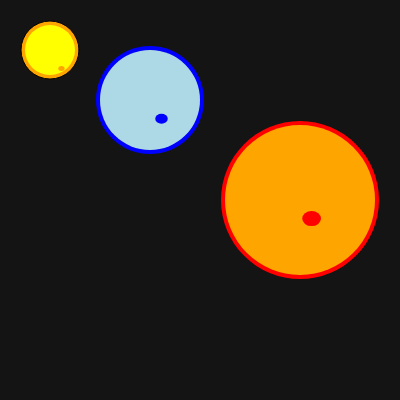
Frame 1 (no input)
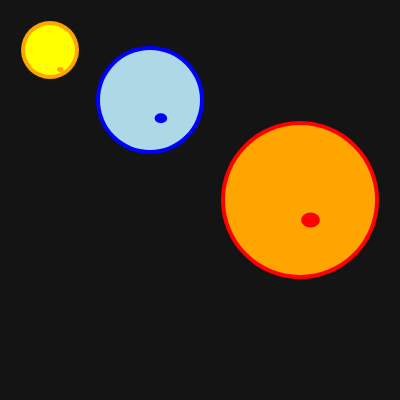
Frame 60 (no input)
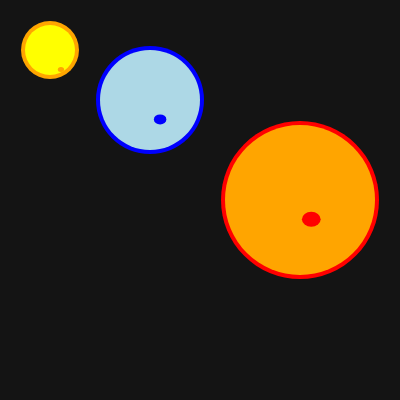
Frame 120 (the mouse pressed at the canvas centre since frame 60)

The p5.js sketch that drew these frames (run headless with seeded random() and noise() and a simulated clock; from frame 60 on, the mouse is pressed at the canvas centre):

// p5.js sketch
// ── sketch.js
const sun={x:50, y:50, d:50,paint1:"orange",paint2:"yellow"}
const blueStar={x:150,y:100,d:100,paint1:"blue",paint2:"lightblue"}
const redGiant={x:300,y:200,d:150,paint1:"red",paint2:"orange"}
/*const blueSpot={x:170,y:90,w:20,h:10,paint:"blue"}
const sunSpot={x:40,y:70,w:10,h:8,paint:"orange"}
const redSpot={x:330,y:150,w:20,h:15,paint:"red"}*/

function setup() {
  createCanvas(400, 400);
  // Help blind or low-vision users understand your sketch
  describe("A 400 by 400 pixel gray canvas.");
}

function drawStar(star){
  fill(star.paint1)
  circle(star.x,star.y,star.d+8)
  noStroke()
  fill(star.paint2)
  circle(star.x,star.y,star.d)
}
function drawSpot(star){
  fill(star.paint1)
 ellipse(star.x+random(10,12),star.y+random(18,20),star.d/8,star.d/10)
}
/*function starSpot(spot){
  fill(spot.paint)
  ellipse(spot.x,spot.y,spot.w,spot.h)
}*/
function draw() {
  background(20);
  drawStar(sun)
  drawSpot(sun)
  drawStar(blueStar)
   drawSpot(blueStar)
  drawStar(redGiant)
  drawSpot(redGiant)
  /*starSpot(blueSpot)
  starSpot(sunSpot)
  starSpot(redSpot)*/
}
